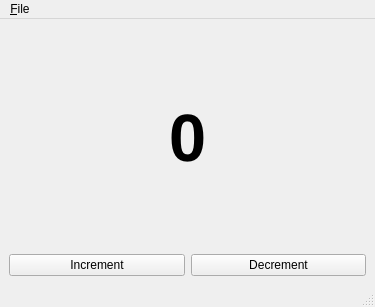
<?xml version="1.0" encoding="UTF-8"?>
<ui version="4.0">
 <class>MainWindow</class>
 <widget class="QMainWindow" name="MainWindow">
  <property name="geometry">
   <rect>
    <x>0</x>
    <y>0</y>
    <width>375</width>
    <height>307</height>
   </rect>
  </property>
  <property name="windowTitle">
   <string>MainWindow</string>
  </property>
  <widget class="QWidget" name="centralwidget">
   <layout class="QVBoxLayout" name="verticalLayout">
    <item>
     <widget class="QLabel" name="counter_label">
      <property name="font">
       <font>
        <pointsize>50</pointsize>
        <weight>75</weight>
        <italic>false</italic>
        <bold>true</bold>
        <underline>false</underline>
        <strikeout>false</strikeout>
        <kerning>true</kerning>
       </font>
      </property>
      <property name="autoFillBackground">
       <bool>false</bool>
      </property>
      <property name="text">
       <string>0</string>
      </property>
      <property name="textFormat">
       <enum>Qt::PlainText</enum>
      </property>
      <property name="scaledContents">
       <bool>true</bool>
      </property>
      <property name="alignment">
       <set>Qt::AlignCenter</set>
      </property>
      <property name="wordWrap">
       <bool>false</bool>
      </property>
      <property name="margin">
       <number>50</number>
      </property>
     </widget>
    </item>
    <item>
     <layout class="QHBoxLayout" name="horizontalLayout">
      <item>
       <widget class="QPushButton" name="increment">
        <property name="text">
         <string>Increment</string>
        </property>
       </widget>
      </item>
      <item>
       <widget class="QPushButton" name="decrement">
        <property name="text">
         <string>Decrement</string>
        </property>
       </widget>
      </item>
     </layout>
    </item>
   </layout>
  </widget>
  <widget class="QMenuBar" name="menubar">
   <property name="geometry">
    <rect>
     <x>0</x>
     <y>0</y>
     <width>375</width>
     <height>30</height>
    </rect>
   </property>
   <widget class="QMenu" name="menuOpen_configuration">
    <property name="title">
     <string>&amp;File</string>
    </property>
    <addaction name="actionSettings"/>
    <addaction name="separator"/>
    <addaction name="actionExit"/>
   </widget>
   <addaction name="menuOpen_configuration"/>
  </widget>
  <widget class="QStatusBar" name="statusbar"/>
  <action name="actionSettings">
   <property name="text">
    <string>&amp;Open random dialog</string>
   </property>
  </action>
  <action name="actionExit">
   <property name="text">
    <string>&amp;Exit</string>
   </property>
  </action>
 </widget>
 <resources/>
 <connections/>
</ui>
